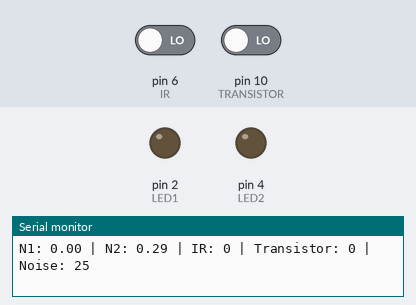
This sketch was run on a simulated Arduino Uno, built with avr-gcc and run on an emulated ATmega328P. Shown: output pins drawn as LEDs (lit = HIGH), the last lines printed to the serial monitor. Inputs (shaded band) come from the test bench; at power-on: pin 6 (IR) LOW, pin 10 (TRANSISTOR) LOW. Random numbers use the default seed unless the sketch sets one.

Above: at 1.2 s.
1.3 s: pin 6 (IR) driven HIGH
At 2.5 s:
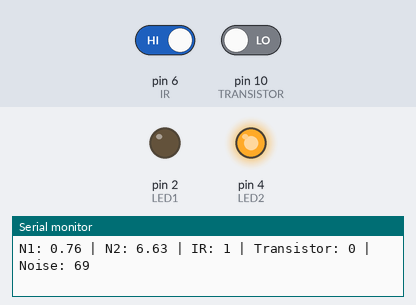
3.0 s: pin 6 (IR) driven LOW
At 3.5 s:
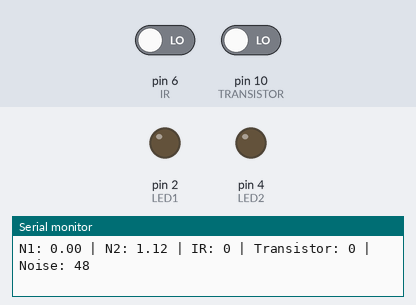
Timing chart, 0 to 6.0 s (numbered marks = the images above; inputs shaded):
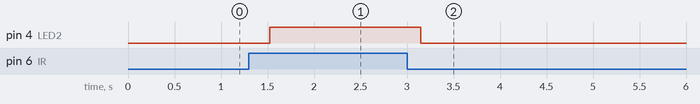

The sketch:

neuromorphic_system.ino
```cpp
// -------- PINS --------
int IR = 6;
int TRANSISTOR = 10;

int LED1 = 2;
int LED2 = 4;

// -------- NEURON STATES --------
float N1 = 0;
float N2 = 0;

// -------- PARAMETERS --------
float decay = 0.7;
float threshold = 3.5;

void setup() {
  Serial.begin(115200);

  pinMode(IR, INPUT);
  pinMode(TRANSISTOR, INPUT);

  pinMode(LED1, OUTPUT);
  pinMode(LED2, OUTPUT);

  // seed randomness
  randomSeed(analogRead(1));
}

void loop() {

  // -------- DECAY (memory leak) --------
  N1 *= decay;
  N2 *= decay;

  // -------- INPUTS --------
  int ir_val = digitalRead(IR);
  int transistor_val = digitalRead(TRANSISTOR);

  // IR gives strong stimulus
  if (ir_val == HIGH) {
    N1 += 2;
    N2 += 2;
  }

  // transistor gives small influence
  if (transistor_val == HIGH) {
    N1 += 0.5;
  }

  // -------- RANDOM NOISE --------
  int noise = random(0, 100);

  if (noise > 95) {
    N1 += 1;
  }
  if (noise < 5) {
    N2 += 1;
  }

  // -------- COMPETITION (winner-take-all) --------
  if (N1 > N2) {
    N2 *= 0.3;   // suppress N2
  } else {
    N1 *= 0.3;   // suppress N1
  }

  // -------- OUTPUT --------
  if (N1 > threshold && N1 > N2) {
    digitalWrite(LED1, HIGH);
    digitalWrite(LED2, LOW);
  }
  else if (N2 > threshold && N2 > N1) {
    digitalWrite(LED2, HIGH);
    digitalWrite(LED1, LOW);
  }
  else {
    digitalWrite(LED1, LOW);
    digitalWrite(LED2, LOW);
  }

  // -------- SERIAL DEBUG --------
  Serial.print("N1: ");
  Serial.print(N1);

  Serial.print(" | N2: ");
  Serial.print(N2);

  Serial.print(" | IR: ");
  Serial.print(ir_val);

  Serial.print(" | Transistor: ");
  Serial.print(transistor_val);

  Serial.print(" | Noise: ");
  Serial.print(noise);

  Serial.println();

  delay(100);
}
```

Measured:
- after the input at 1.3 s, pin 4 (LED2): LOW → HIGH after 0.22 s
- after the input at 3.0 s, pin 4 (LED2): HIGH → LOW after 0.15 s
